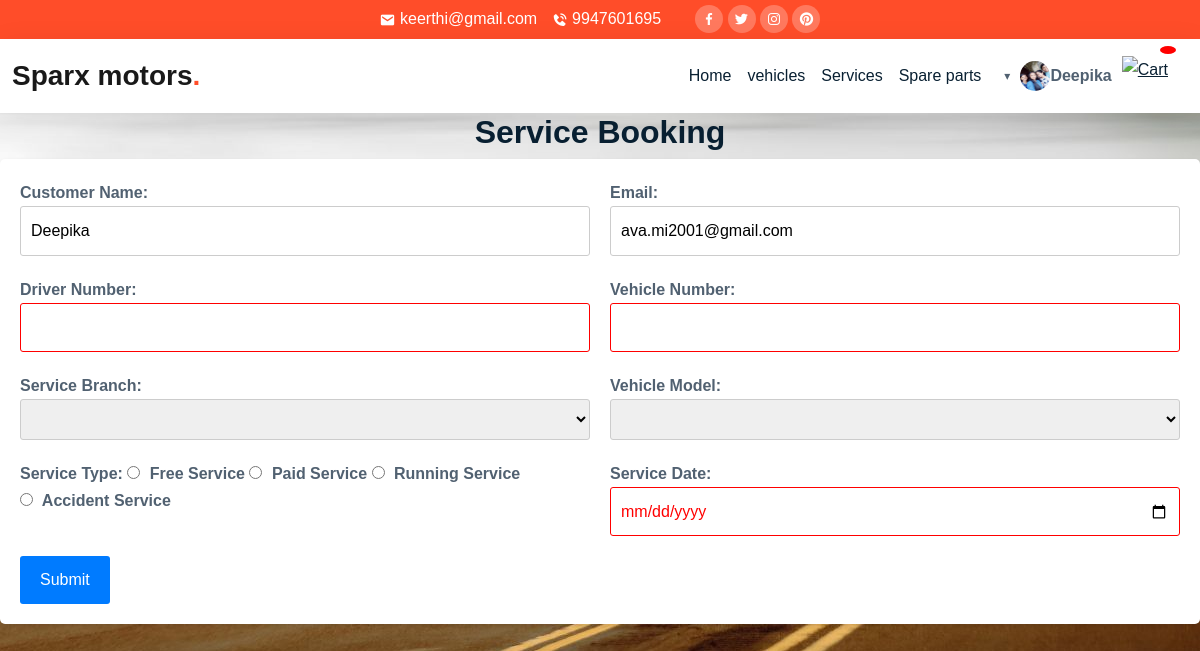
Page /booking/ (signed in) on the committed database.
### partsapp/models.py (models this page shows, shortened)
class UserProfile(models.Model):
    user = models.OneToOneField(CustomUser, on_delete=models.CASCADE)
    image = models.ImageField(upload_to='profile_images/', blank=True, null=True)
    first_name = models.CharField(max_length=255, blank=True, null=True)
    last_name = models.CharField(max_length=255, blank=True, null=True)
    phone_number = models.CharField(max_length=15, blank=True, null=True)
    address = models.TextField(blank=True, null=True)
    pincode = models.CharField(max_length=10, blank=True, null=True)
    city = models.CharField(max_length=50, blank=True, null=True)
    state = models.CharField(max_length=50, blank=True, null=True)

class CustomUser(AbstractUser):
    phone_number = models.CharField(max_length=15, blank=True, null=True)
    address = models.TextField(blank=True)
    role = models.CharField(max_length=100,default="")

### partsapp/views.py (the view)
# urls.py: path('booking/', views.booking, name='booking'),
@login_required
def booking(request):
    user_profile = UserProfile.objects.get(user=request.user)
    if request.method == 'POST':
        user = request.user
        email = request.POST.get('email')
        driver_number = request.POST.get('driver_number')
        vehicle_number = request.POST.get('vehicle_number')
        service_branch = request.POST.get('service_branch')
        vehicle_model = request.POST.get('vehicle_model')
        service_type = request.POST.get('service_type')
        file_upload = request.FILES.get('file_upload')
        file_path = None
        if service_type == 'free' and file_upload:
            file_path = f'uploads/{user.username}_{file_upload.name}'
            with default_storage.open(file_path, 'wb+') as destination:
                for chunk in file_upload.chunks():
                    destination.write(chunk)
        service_date = request.POST.get('service_date')
        selected_slot = request.POST.get('selected_slot')
        booking = ServiceBooking.objects.create(
            user=user,
            email=email,
            driver_number=driver_number,
            vehicle_number=vehicle_number,
            service_branch=service_branch,
            vehicle_model=vehicle_model,
            service_type=service_type,
            service_date=service_date,
            time_slot=selected_slot
        )
        if file_path:
            booking.file_upload = file_path
            booking.save()
        confirmation_message = "Booking completed successfully!"
        return render(request, 'Timeslot.html', {'message': confirmation_message})
    else:
        return render(request, 'booking.html', {'user_profile': user_profile})

### templates/booking.html (shortened to what this page needs)
{% load static %}
<!doctype html>
<html lang="en">
<head>
    <link rel="stylesheet" href="{% static 'css/bootstrap.min.css' %}">
    <link rel="stylesheet" href="{% static 'css/owl.carousel.min.css' %}">
    <link rel="stylesheet" href="{% static 'css/owl.theme.default.min.css' %}">
    <link href='https://unpkg.com/boxicons@2.1.1/css/boxicons.min.css' rel='stylesheet'>
    <link rel="stylesheet" href="{% static 'css/style.css' %}">
</head>
<body data-bs-spy="scroll" data-bs-target=".navbar" data-bs-offset="70">
    <div class="top-nav" id="home">
        <div class="container">
            <div class="row justify-content-between">
                <div class="col-auto">
                    <p> <i class='bx bxs-envelope'></i> keerthi@gmail.com</p>
                    <p> <i class='bx bxs-phone-call'></i> 9947601695</p>
                </div>
                <div class="col-auto social-icons">
                    <a href="#"><i class='bx bxl-facebook'></i></a>
                    <a href="#"><i class='bx bxl-twitter'></i></a>
                    <a href="#"><i class='bx bxl-instagram'></i></a>
                    <a href="#"><i class='bx bxl-pinterest'></i></a>
                </div>
            </div>
        </div>
    </div>
    <nav class="navbar navbar-expand-lg navbar-light bg-white sticky-top">
        <div class="container">
            <a class="navbar-brand" href="#">Sparx motors<span class="dot">.</span></a>
            <div class="collapse navbar-collapse" id="navbarNav">
                <ul class="navbar-nav ms-auto">
                {% if user.is_authenticated %}
                    <li class="nav-item">
                        <a class="nav-link" href="{% url 'index' %}">Home</a>
                    </li>
                    <li class="nav-item">
                        <a class="nav-link">vehicles</a>
                    </li>
                    <li class="nav-item">
                        <a class="nav-link" href="{% url 'booking' %}">Services</a>
                    </li>
                    <li class="nav-item">
                        <a class="nav-link">Spare parts</a>
                    </li>
                    <li class="nav-item" style="display: flex; align-items: center;">
                        <div id="user-dropdown" class="user-profile">
                            {% if request.session.profile_image_updated %}
                                <img src="{{ user_profile.image.url }}" alt="" class="profile-image">
                            {% else %}
                                <img src="{% static 'img/img2.png' %}" alt="" class="profile-image">
                            {% endif %}
                            <strong style="font-weight: bold;">{{ user.username }}</strong>
                        </div>
                    </li>
                    {% if user.is_authenticated %}
                    <div class="cart-icon">
                    <a href="{% url 'view_cart' %}" class="view-cart-link">
                    <img src="{% static 'img/cart.png' %}" alt="Cart">
                </a>
                    {% if cart_count == 0 %}
                        <span></span>
                    {% else %}
                     <span class="cart-count">{{ cart_count }}</span>
                    {% endif %}
                </div>
                {% endif %}
                {% endif %}
                </ul>
            </div>
        </div>
    </nav>
<!DOCTYPE html>
<html lang="en">
<head>
</head>
<body>
<h2 align="center">Service Booking</h2>
<form method="POST" action="{% url 'booking' %}">
    <div class="form-group">
        <label for="username">Customer Name:</label>
        <input type="text" id="username" name="username" value="{{ request.user.username }}" readonly>
    </div>
    <div class="form-group">
        <label for="email">Email:</label>
        <input type="text" id="email" name="email"  value="{{ request.user.email }}" readonly>
    </div>
    <div class="form-group">
        <label for="driver_number">Driver Number:</label>
        <input type="text" id="driver_number" name="driver_number" required>
    </div>
    <div class="form-group">
        <label for="vehicle_number">Vehicle Number:</label>
        <input type="text" id="vehicle_number" name="vehicle_number" required>
    </div>
    <div class="form-group">
        <label for="service_branch">Service Branch:</label>
        <select id="service_branch" name="service_branch" required>
            <option value=""></option>
            <option value="Trivandrum">Trivandrum</option>
        </select>
    </div>
    <div class="form-group">
        <label for="vehicle_model">Vehicle Model:</label>
        <select id="vehicle_model" name="vehicle_model" placeholder="vehiclemodel" required>
            <option value=""></option>
            <option value="Dost+">Dost+</option>
        </select>
    </div>
    <div class="form-group">
        <label>Service Type:</label>
        <label><input type="radio" name="service_type" value="free" required> Free Service</label>
        <label><input type="radio" name="service_type" value="paid" required> Paid Service</label>
        <label><input type="radio" name="service_type" value="running" required> Running Service</label>
        <label><input type="radio" name="service_type" value="accident" required> Accident Service</label>
    </div>
    <div class="form-group">
        <label for="service_date">Service Date:</label>
        <input type="date" id="service_date" name="service_date" required>
    </div>
    <button type="submit" name="submit">Submit</button>
</form>
</body>
</html>

### static/css/style.css (style rules this page uses)
:root { --brand: #ff4d29; --dark: #092032; --body: #516171; --border: rgba(0,0,0,0.08); --shadow: 0px 6px 30px rgba(0, 0, 0, 0.08); }
body { font-family: "Barlow", sans-serif; color: var(--body); line-height: 1.7; }
h1,h2,h3,h4,h5,h6, .display-1,.display-2,.display-3,.display-4 { font-weight: 700; color: var(--dark); }
img { width: 100%; }
a { color: var(--dark); transition: all 0.4s ease; font-weight: 500; }
.top-nav { background-color: var(--brand); color: #fff; padding-top: 5px; padding-bottom: 5px; }
.top-nav p { display: inline-block; margin-bottom: 0; margin-right: 10px; }
.top-nav span, .top-nav i { vertical-align: middle; }
.navbar { box-shadow: var(--shadow); }
.social-icons a { width: 28px; height: 28px; display: inline-flex; color: #fff; background-color: rgba(255, 255, 255, 0.25); text-decoration: none; align-items: center; justify-content: center; border-radius: 100px; }
.navbar .navbar-nav .nav-link { color: var(--dark); }
.navbar-brand { font-size: 28px; font-weight: 700; }
.navbar-brand .dot { color: var(--brand); }

### templates/booking.html (style rules this page uses)
.user-profile { position: relative; cursor: pointer; display: flex; align-items: center; }
.profile-image { width: 30px; height: 30px; margin-left: 10px; border-radius: 50%; overflow: hidden; }
#user-dropdown { position: relative; cursor: pointer; display: flex; align-items: center; padding: 5px 10px; }
#user-dropdown::before { content: "\25BE"; font-size: 12px; margin-left: 5px; }
#user-dropdown > strong { font-weight: bold; }
#user-dropdown img { width: 30px; height: 30px; margin-left: 10px; }
.cart-icon { position: relative; display: inline-block; margin-right: 20px; }
.cart-icon img { width: 40px; height: auto; vertical-align: middle; }
.cart-count { position: absolute; top: -8px; right: -8px; background-color: red; color: white; border-radius: 50%; padding: 4px 8px; font-size: 20px; }

### rows in the picture
UserProfile: image (picture)
CustomUser: username "Deepika", email "ava.mi2001@gmail.com"
